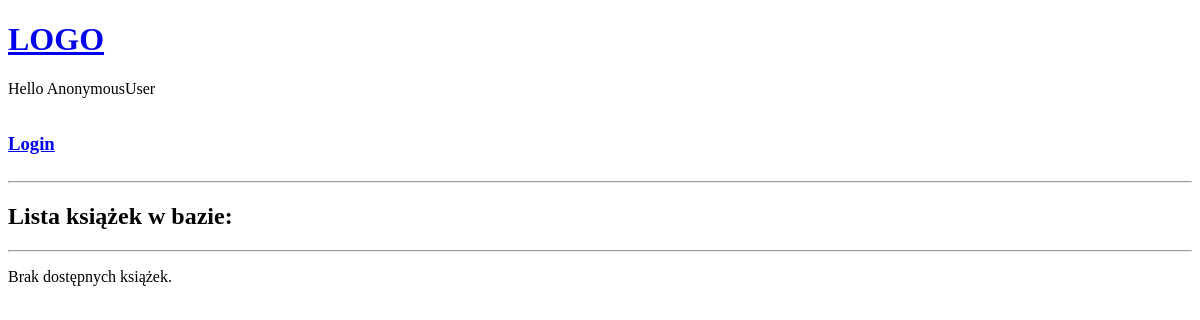
Before: /book-list/ with the older database file.
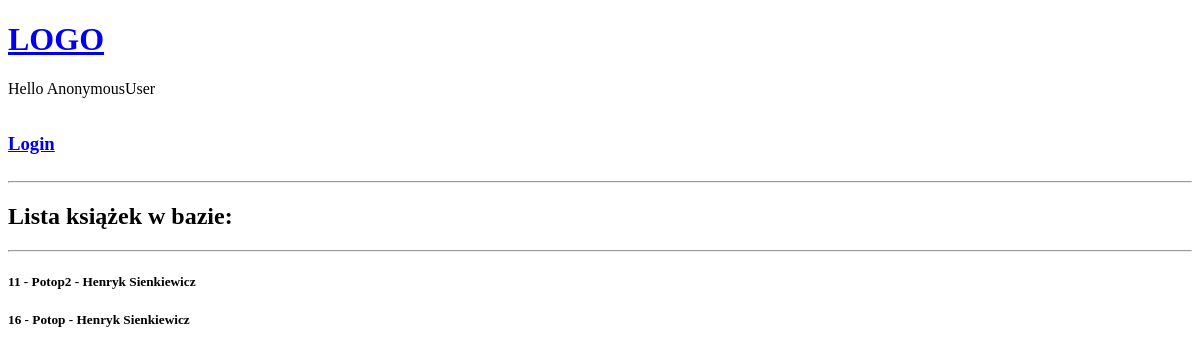
After: the same page with the newer database file.
### base/models.py (models this page shows, shortened)
class Book(models.Model):
    id = models.AutoField(primary_key=True)
    title = models.CharField(max_length=255)
    author = models.CharField(max_length=255)
    availability = models.BooleanField(default=True)

### base/views.py (the view)
# urls.py: path('book-list/', views.book_list, name='book-list'),
def book_list(request):
    available_books = Book.objects.filter(availability=True)
    return render(request, 'base/book_list.html', {'books': available_books})

### base/templates/base/book_list.html
{% extends 'main.html' %}
{% block content %}
  <h2>Lista książek w bazie:</h2>
        <hr>
        {% for book in books %}
            {% if book.availability %}
                <div>
                    <h5>{{book.id}} - {{book.title}} - {{book.author}}</h5>
                </div>
            {% endif %}
        {% empty %}
            <p>Brak dostępnych książek.</p>
        {% endfor %}
{% endblock %}

Changed rows visible on the page:
added Book: id "11", title "Potop2", author "Henryk Sienkiewicz"
added Book: id "16", title "Potop", author "Henryk Sienkiewicz"
Other visible differences:
text no longer shown: "Brak dostępnych książek."
